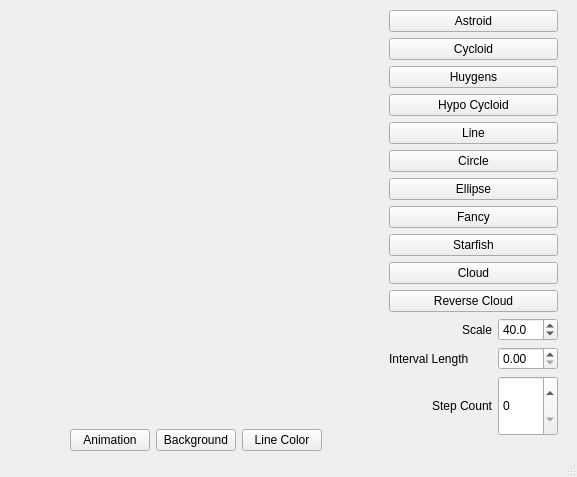
<?xml version="1.0" encoding="UTF-8"?>
<ui version="4.0">
 <class>MainWindow</class>
 <widget class="QMainWindow" name="MainWindow">
  <property name="geometry">
   <rect>
    <x>0</x>
    <y>0</y>
    <width>577</width>
    <height>477</height>
   </rect>
  </property>
  <property name="sizePolicy">
   <sizepolicy hsizetype="Preferred" vsizetype="Preferred">
    <horstretch>0</horstretch>
    <verstretch>0</verstretch>
   </sizepolicy>
  </property>
  <property name="windowTitle">
   <string>Curves</string>
  </property>
  <widget class="QWidget" name="centralwidget">
   <widget class="QWidget" name="layoutWidget">
    <property name="geometry">
     <rect>
      <x>10</x>
      <y>10</y>
      <width>371</width>
      <height>441</height>
     </rect>
    </property>
    <layout class="QVBoxLayout" name="verticalLayout_2">
     <item>
      <widget class="RenderArea" name="renderArea" native="true"/>
     </item>
     <item>
      <layout class="QHBoxLayout" name="horizontalLayout_4">
       <item>
        <spacer name="horizontalSpacer">
         <property name="orientation">
          <enum>Qt::Horizontal</enum>
         </property>
         <property name="sizeHint" stdset="0">
          <size>
           <width>40</width>
           <height>20</height>
          </size>
         </property>
        </spacer>
       </item>
       <item>
        <widget class="QPushButton" name="bntAnimation">
         <property name="text">
          <string>Animation</string>
         </property>
        </widget>
       </item>
       <item>
        <widget class="QPushButton" name="btnBackground">
         <property name="text">
          <string>Background</string>
         </property>
        </widget>
       </item>
       <item>
        <widget class="QPushButton" name="btnPen">
         <property name="text">
          <string>Line Color</string>
         </property>
        </widget>
       </item>
       <item>
        <spacer name="horizontalSpacer_2">
         <property name="orientation">
          <enum>Qt::Horizontal</enum>
         </property>
         <property name="sizeHint" stdset="0">
          <size>
           <width>40</width>
           <height>20</height>
          </size>
         </property>
        </spacer>
       </item>
      </layout>
     </item>
    </layout>
   </widget>
   <widget class="QWidget" name="">
    <property name="geometry">
     <rect>
      <x>389</x>
      <y>10</y>
      <width>169</width>
      <height>439</height>
     </rect>
    </property>
    <layout class="QVBoxLayout" name="verticalLayout">
     <item>
      <widget class="QPushButton" name="btnAstroid">
       <property name="text">
        <string>Astroid</string>
       </property>
      </widget>
     </item>
     <item>
      <widget class="QPushButton" name="btnCycloid">
       <property name="text">
        <string>Cycloid</string>
       </property>
      </widget>
     </item>
     <item>
      <widget class="QPushButton" name="btnHuygens">
       <property name="text">
        <string>Huygens</string>
       </property>
      </widget>
     </item>
     <item>
      <widget class="QPushButton" name="btnHypoCycloid">
       <property name="text">
        <string>Hypo Cycloid</string>
       </property>
      </widget>
     </item>
     <item>
      <widget class="QPushButton" name="btnLine">
       <property name="text">
        <string>Line</string>
       </property>
      </widget>
     </item>
     <item>
      <widget class="QPushButton" name="btnCircle">
       <property name="text">
        <string>Circle</string>
       </property>
      </widget>
     </item>
     <item>
      <widget class="QPushButton" name="btnEllipse">
       <property name="text">
        <string>Ellipse</string>
       </property>
      </widget>
     </item>
     <item>
      <widget class="QPushButton" name="btnFancy">
       <property name="text">
        <string>Fancy</string>
       </property>
      </widget>
     </item>
     <item>
      <widget class="QPushButton" name="btnStarfish">
       <property name="text">
        <string>Starfish</string>
       </property>
      </widget>
     </item>
     <item>
      <widget class="QPushButton" name="btnCloud">
       <property name="text">
        <string>Cloud</string>
       </property>
      </widget>
     </item>
     <item>
      <widget class="QPushButton" name="btnReverseCloud">
       <property name="text">
        <string>Reverse Cloud</string>
       </property>
      </widget>
     </item>
     <item>
      <layout class="QHBoxLayout" name="horizontalLayout">
       <item>
        <widget class="QLabel" name="label">
         <property name="text">
          <string>Scale</string>
         </property>
         <property name="alignment">
          <set>Qt::AlignRight|Qt::AlignTrailing|Qt::AlignVCenter</set>
         </property>
        </widget>
       </item>
       <item>
        <widget class="QDoubleSpinBox" name="spinScale">
         <property name="maximumSize">
          <size>
           <width>60</width>
           <height>16777215</height>
          </size>
         </property>
         <property name="decimals">
          <number>1</number>
         </property>
         <property name="maximum">
          <double>150.000000000000000</double>
         </property>
         <property name="singleStep">
          <double>0.100000000000000</double>
         </property>
         <property name="value">
          <double>40.000000000000000</double>
         </property>
        </widget>
       </item>
      </layout>
     </item>
     <item>
      <layout class="QHBoxLayout" name="horizontalLayout_2">
       <item>
        <widget class="QLabel" name="label_2">
         <property name="text">
          <string>Interval Length</string>
         </property>
        </widget>
       </item>
       <item>
        <widget class="QDoubleSpinBox" name="spinInterval">
         <property name="maximumSize">
          <size>
           <width>60</width>
           <height>16777215</height>
          </size>
         </property>
         <property name="maximum">
          <double>100.000000000000000</double>
         </property>
         <property name="singleStep">
          <double>0.100000000000000</double>
         </property>
        </widget>
       </item>
      </layout>
     </item>
     <item>
      <layout class="QHBoxLayout" name="horizontalLayout_3">
       <item>
        <widget class="QLabel" name="label_3">
         <property name="text">
          <string>Step Count</string>
         </property>
         <property name="alignment">
          <set>Qt::AlignRight|Qt::AlignTrailing|Qt::AlignVCenter</set>
         </property>
        </widget>
       </item>
       <item>
        <widget class="QSpinBox" name="spinCount">
         <property name="maximumSize">
          <size>
           <width>60</width>
           <height>60</height>
          </size>
         </property>
         <property name="maximum">
          <number>512</number>
         </property>
         <property name="singleStep">
          <number>8</number>
         </property>
        </widget>
       </item>
      </layout>
     </item>
    </layout>
   </widget>
  </widget>
  <widget class="QStatusBar" name="statusbar"/>
 </widget>
 <customwidgets>
  <customwidget>
   <class>RenderArea</class>
   <extends>QWidget</extends>
   <header>renderarea.h</header>
   <container>1</container>
  </customwidget>
 </customwidgets>
 <resources/>
 <connections/>
</ui>
